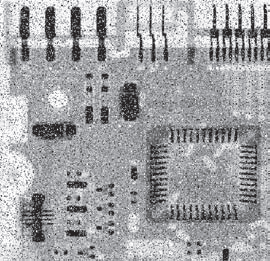
#> input picture Remove image noise/Salt and Pepper Noise/Image/XrayCircuitBoardWithSaltnPepperNoise.png, 270 x 261 px
$ python Answer.py
#> lines starting #> are read from the running program, lines starting #| are printed output that depends on the picture

import numpy as np
import cv2
import scipy.signal

def meanFilter(image, string):
#> called with string = 'edge'
  kernel_size = 3
  kernel = np.ones((kernel_size, kernel_size), dtype="float") * (0.5 / (kernel_size * kernel_size))
  kernel = np.flipud(np.fliplr(kernel))
  padImage=np.pad(image,((1, 1), (1, 1)), string)
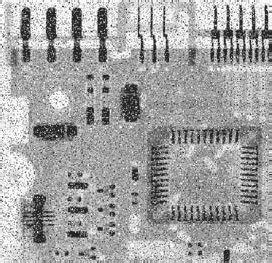
#> padImage: shape (263, 272); min 34, max 255, mean 162.6
  filter = scipy.signal.convolve2d(padImage, kernel, mode='same', boundary='fill', fillvalue=0)
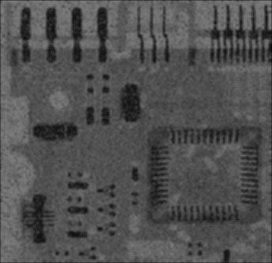
#> filter: shape (263, 272) float64; min 12.89, max 125.4, mean 80.8
  return filter


path = "./Image/XrayCircuitBoardWithSaltnPepperNoise.png"
image = cv2.imread(path, 0)

result = meanFilter(image, 'edge')

cv2.imshow('Origin Image',image)
cv2.imshow('Result Image',result.astype(np.uint8))

# Lưu ảnh kết quả
cv2.imwrite("./Data/Filtered_Image.png", result.astype(np.uint8))

cv2.waitKey(0)
cv2.destroyAllWindows()
